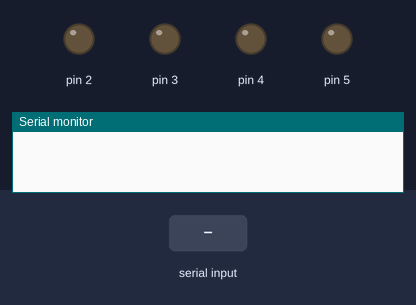
A sketch run on a simulated Arduino Uno, built with avr-gcc and run on an emulated ATmega328P. Parts: output pins drawn as LEDs (lit = HIGH), the last lines printed to the serial monitor. The inputs (shaded band) are chosen by the test bench.

Above: at 1.2 s.
1.3 s: "1" received over Serial
At 2.5 s:
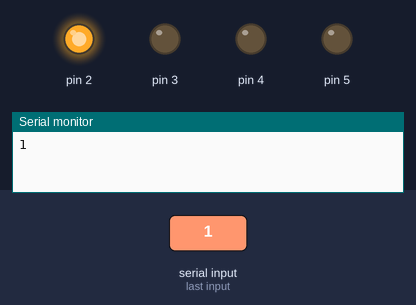
2.8 s: "2" received over Serial
At 3.8 s:
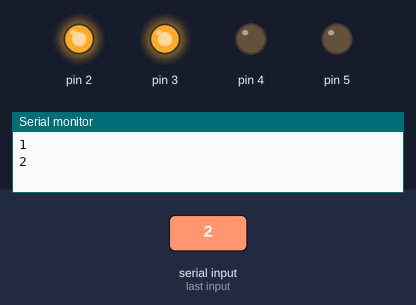
4.3 s: "A" received over Serial
At 4.9 s:
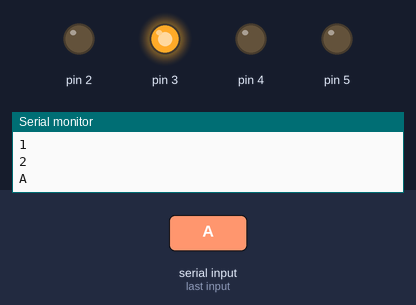
5.8 s: "3" received over Serial
At 7.0 s:
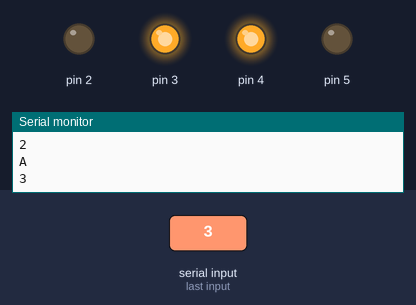
7.3 s: "B" received over Serial
At 8.4 s:
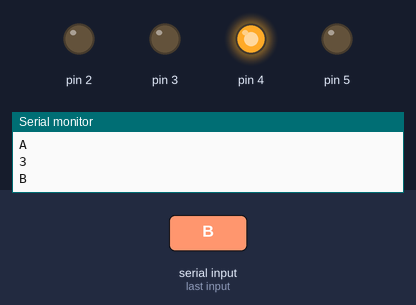
8.8 s: "4" received over Serial
At 9.5 s:
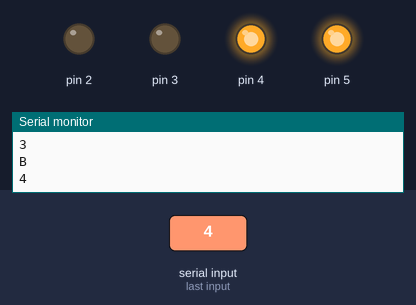
Timing chart, 0 to 11.3 s (numbered marks = the images above; inputs shaded):
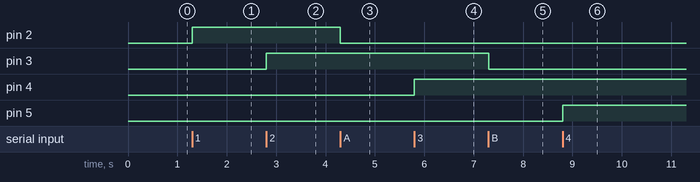

The sketch:

bluetooth.ino
```cpp
/*
Agung Dwi Prasetyo
G64130073
*/

char val;
void setup() {
  pinMode(2,OUTPUT);
  pinMode(3,OUTPUT);
  pinMode(4,OUTPUT);
  pinMode(5,OUTPUT);
  Serial.begin(9600);
}

void loop() {
if( Serial.available() >0 ) {
    val = Serial.read();
    Serial.println(val);
}
  if( val == '1' ) {
    digitalWrite(2,HIGH); }
  else if( val == '2' ) {
    digitalWrite(3,HIGH); }
  else if( val == '3' ) {
    digitalWrite(4,HIGH); }
  else if( val == '4' ) {
    digitalWrite(5,HIGH); }
  else if( val == '5' ) {
    digitalWrite(2,HIGH);
    digitalWrite(3,HIGH);
    digitalWrite(4,HIGH);
    digitalWrite(5,HIGH);
 }
  else if( val == 'A' ) {
    digitalWrite(2,LOW); }
  else if( val == 'B' ) {
    digitalWrite(3,LOW); }
  else if( val == 'C' ) {
    digitalWrite(4,LOW); }
  else if( val == 'D' ) {
    digitalWrite(5,LOW); }
  else if( val == 'E' ) {
    digitalWrite(2,LOW);
    digitalWrite(3,LOW);
    digitalWrite(4,LOW);
    digitalWrite(5,LOW);
  }
}
```

Measured:
- after the input at 1.3 s, pin 2: LOW → HIGH at once
- after the input at 2.8 s, pin 3: LOW → HIGH at once
- after the input at 4.3 s, pin 2: HIGH → LOW at once
- after the input at 5.8 s, pin 4: LOW → HIGH at once
- after the input at 7.3 s, pin 3: HIGH → LOW at once
- after the input at 8.8 s, pin 5: LOW → HIGH at once
